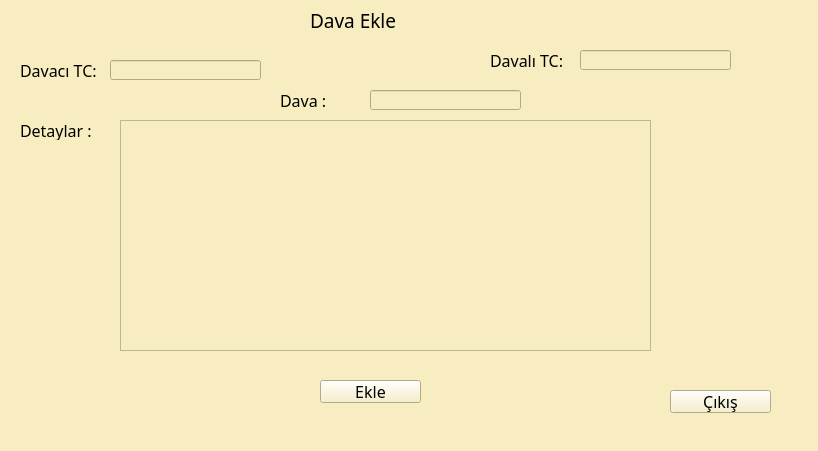
<?xml version="1.0" encoding="UTF-8"?>
<ui version="4.0">
 <class>Form</class>
 <widget class="QWidget" name="Form">
  <property name="geometry">
   <rect>
    <x>0</x>
    <y>0</y>
    <width>818</width>
    <height>451</height>
   </rect>
  </property>
  <property name="windowTitle">
   <string>Form</string>
  </property>
  <property name="styleSheet">
   <string notr="true">background-color:#F7EDC0;
color:black</string>
  </property>
  <widget class="QPushButton" name="cikis">
   <property name="geometry">
    <rect>
     <x>670</x>
     <y>390</y>
     <width>101</width>
     <height>23</height>
    </rect>
   </property>
   <property name="font">
    <font>
     <family>MS Gothic</family>
     <pointsize>12</pointsize>
    </font>
   </property>
   <property name="text">
    <string>Çıkış</string>
   </property>
  </widget>
  <widget class="QLabel" name="label_6">
   <property name="geometry">
    <rect>
     <x>310</x>
     <y>10</y>
     <width>181</width>
     <height>21</height>
    </rect>
   </property>
   <property name="font">
    <font>
     <family>MS Gothic</family>
     <pointsize>14</pointsize>
    </font>
   </property>
   <property name="text">
    <string>Dava Ekle</string>
   </property>
  </widget>
  <widget class="QLineEdit" name="davaciTC">
   <property name="geometry">
    <rect>
     <x>110</x>
     <y>60</y>
     <width>151</width>
     <height>20</height>
    </rect>
   </property>
  </widget>
  <widget class="QLabel" name="label_7">
   <property name="geometry">
    <rect>
     <x>20</x>
     <y>60</y>
     <width>81</width>
     <height>20</height>
    </rect>
   </property>
   <property name="font">
    <font>
     <family>MS Gothic</family>
     <pointsize>12</pointsize>
    </font>
   </property>
   <property name="text">
    <string>Davacı TC:</string>
   </property>
  </widget>
  <widget class="QLabel" name="label_8">
   <property name="geometry">
    <rect>
     <x>490</x>
     <y>50</y>
     <width>81</width>
     <height>20</height>
    </rect>
   </property>
   <property name="font">
    <font>
     <family>MS Gothic</family>
     <pointsize>12</pointsize>
    </font>
   </property>
   <property name="text">
    <string>Davalı TC:</string>
   </property>
  </widget>
  <widget class="QLineEdit" name="davaliTC">
   <property name="geometry">
    <rect>
     <x>580</x>
     <y>50</y>
     <width>151</width>
     <height>20</height>
    </rect>
   </property>
  </widget>
  <widget class="QTextEdit" name="detaylar">
   <property name="geometry">
    <rect>
     <x>120</x>
     <y>120</y>
     <width>531</width>
     <height>231</height>
    </rect>
   </property>
  </widget>
  <widget class="QLabel" name="label_9">
   <property name="geometry">
    <rect>
     <x>20</x>
     <y>120</y>
     <width>81</width>
     <height>20</height>
    </rect>
   </property>
   <property name="font">
    <font>
     <family>MS Gothic</family>
     <pointsize>12</pointsize>
    </font>
   </property>
   <property name="text">
    <string>Detaylar :</string>
   </property>
  </widget>
  <widget class="QPushButton" name="ekle">
   <property name="geometry">
    <rect>
     <x>320</x>
     <y>380</y>
     <width>101</width>
     <height>23</height>
    </rect>
   </property>
   <property name="font">
    <font>
     <family>MS Gothic</family>
     <pointsize>12</pointsize>
    </font>
   </property>
   <property name="text">
    <string>Ekle</string>
   </property>
  </widget>
  <widget class="QLabel" name="label_10">
   <property name="geometry">
    <rect>
     <x>280</x>
     <y>90</y>
     <width>81</width>
     <height>20</height>
    </rect>
   </property>
   <property name="font">
    <font>
     <family>MS Gothic</family>
     <pointsize>12</pointsize>
    </font>
   </property>
   <property name="text">
    <string>Dava :</string>
   </property>
  </widget>
  <widget class="QLineEdit" name="davaAdi">
   <property name="geometry">
    <rect>
     <x>370</x>
     <y>90</y>
     <width>151</width>
     <height>20</height>
    </rect>
   </property>
  </widget>
 </widget>
 <resources/>
 <connections/>
</ui>
